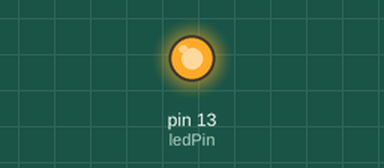
This sketch was run on a simulated Arduino Uno, built with avr-gcc and run on an emulated ATmega328P. On the bench: output pins drawn as LEDs (lit = HIGH).

Above: at 0.6 s.
At 21.1 s:
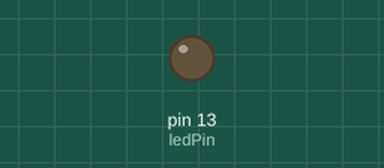
Timing chart, 0 to 28.7 s (numbered marks = the images above):
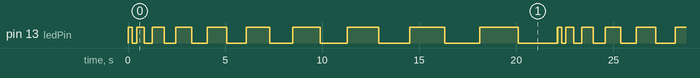

Measured:
- by itself, pin 13 (ledPin): moves between LOW and HIGH, repeating every 22.1 s
- by itself, everything shown: repeats every 22.1 s, in 20 steps

The sketch:

Oppgave02a.ino
```cpp
const int ledPin = 13;

void setup()
{
    pinMode(ledPin, OUTPUT);
}

void loop()
{
    for (int i = 10; i <= 2000; i = i + 199) {
        for (int j = 1; j >= 0; j--) {
            digitalWrite(ledPin, j);
            delay(i);
        }
    }
}
```
